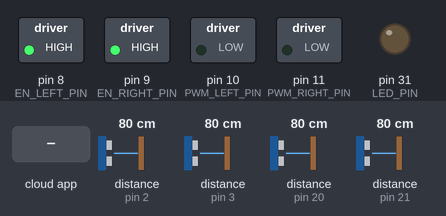
The sketch below on a simulated Arduino Mega 2560, built with avr-gcc and run on an emulated ATmega2560. Shown: switched loads named in the sketch (green lamp = pin HIGH), output pins drawn as LEDs (lit = HIGH). Wiring (inferred from the names in the program): 4 × range finder with pulse-width output: data pin 2 / data pin 3 / data pin 20 / data pin 21. The test bench sets the inputs (shaded band); at power-on: distance to the obstacle (sensors on pin 2, pin 3, pin 20, pin 21) 80 cm. The ROS host is connected and sends only what is stated.

Above: at 1.2 s.
1.3 s: the phone or cloud app sets lmotor to -100
At 1.9 s:
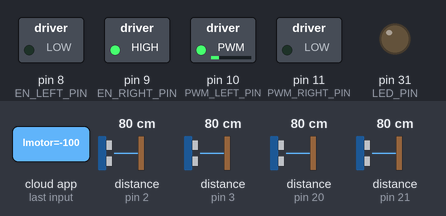
2.8 s: the phone or cloud app sets rmotor to -100
At 4.0 s:
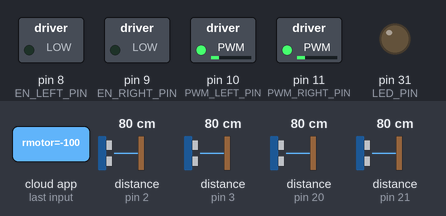
4.3 s: the phone or cloud app sets LEDsignal to 1
At 5.3 s:
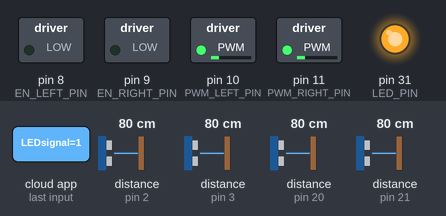
5.8 s: the phone or cloud app sets lmotor to 0
At 6.6 s:
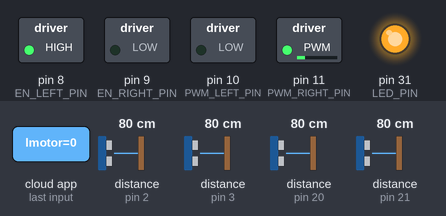
7.3 s: the phone or cloud app sets rmotor to 0
At 7.7 s:
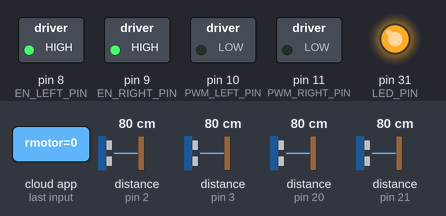
8.8 s: the phone or cloud app sets lmotor to 100
At 10.0 s:
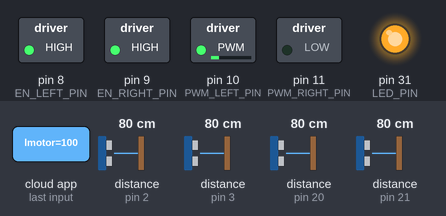
Timing chart, 0 to 11.3 s (numbered marks = the images above; inputs shaded):
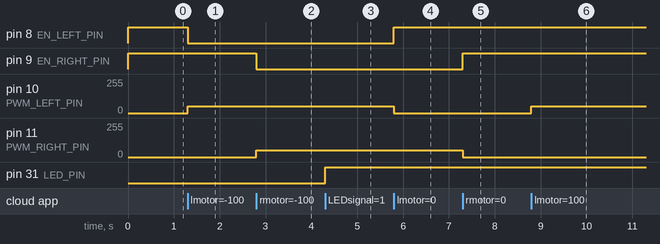

The sketch:

arduino_ROS_differential_drive1.ino
```cpp
//Created/Modified by:
//Author: Shymon Sumiyoshi
//Date Created: 2020-12-01
//Date Modified: 2021-04-14

//few parts of code from:
//https://playground.arduino.cc/Main/RotaryEncoders/ &
//https://howtomechatronics.com/tutorials/arduino/rotary-encoder-works-use-arduino/

//the following code is to setup an arduino node in ROS called /serial_node that subscribes
//to 3 topics (/lmotor, /rmotor, /LEDsignal) and publishes to 2 topics (/lwheel, /rwheel).
//It subscribes to the topics /lmotor and /rmotor from the differential_drive package
//that contain the left and right pwm signals, respectively, to be sent to the motor
//drivers. /serial_node also subscribes to the topic /LEDsignal that contains a boolean
//message to turn the robot's blue LED on or off depending on whether or not the
//robot has obtained the next way point. /serial_node publishes to the topics /lwheel
//and /rwheel that contain the encoder counts from the left and right wheel encoders
//with quadrature, respectively.

//NOTES: Ensure tires are properly inflated to minimize slippage between tire and hub


//***HARDWARE COMPONENT LIST AND DESCRIPTION:
//Arduino Board: Arduino Mega 2560 Rev3

//MOTOR: IG42 24VDC Geared Motor, item# TD-044-240
//with gear head (1:24): rated torque 8kg-cm, rated speed 246rpm, rated current < 2.1A
//stall torque ?103.2kg-cm?, stall current 13A, no load current < 0.5A

//MOTOR DRIVER: Cytron MD10C
//for brushed DC motor, motor voltage ranges from 5V to 30V (power), 3.3V and 5V logic level input
//maximum current up to 13A continuous and 30A peak (10 seconds)
//fully NMOS H-Bridge (no heat sink required), speed control PWM frequency up to 20KHz
//supports both locked-antiphase and sign-magnitude PWM operation
//6 connections for motor driver:
//Signal 1) Black: GND
//Signal 2) Red: PWM input for speed control
//Signal 3) Yellow: DIR direction control
//Power 4) POWER+ from battery
//Power 5) POWER- from battery
//Power 6) Motor Output A
//Power 7) Motor Output B

//ENCODER: (attached to motor) is 2 Channel Hall Effect Magnetic Encoder (incremental rotary encoder)
//5cpr without quadrature & gear ratio / with quadrature & gear ratio, 480cpr (= 5x4x24)
//6 wires coming from geared motor:
//Power 1) Black: -Motor
//Power 2) Red: +Motor
//Signal 3) Brown: Hall Sensor Vcc (use 5VDC but can be anywhere between 3.5-20VDC)
//Signal 4) Green: Hall Sensor GND
//Signal 5) Blue: Hall Sensor A Vout   //need 1K ohm pull up resistor here, but I'll use the arduino's internal pull-up resistor
//Signal 6) Purple: Hall Sensor B Vout //need 1K ohm pull up resistor here, but I'll use the arduino's internal pull-up resistor


#include "Arduino.h"
#include <ros.h>
#include <geometry_msgs/Twist.h>  //for subscribing to messages from the /lmotor and /rmotor topics
#include <std_msgs/Int16.h> //for publishing encoder count messages to the /lwheel & /rwheel topics
#include <std_msgs/Float32.h>
#include <std_msgs/Bool.h>  //for LED signal

//MOTOR CONSTANTS
//ROS program "teleop_twist_keyboard.py" default linear speed is 0.5m/s=19.685"/sec; wheel diameter is approx. 8.5" so 1 wheel revolution = 26.704"
//so (1sec/19.685")x(26.704"/rev)=1.357sec/rev
//and this is what I'll use to estimate what the MULTIPLIER_STRAIGHT_LEFTWHEEL and MULTIPLIER_STRAIGHT_RIGHTWHEEL values below should be
#define MULTIPLIER_STRAIGHT_LEFTWHEEL 10.4  //to change the value in "speed_left" from rad/s to the corresponding PWM value (0-255) so that the left wheel rotates at 1.357sec/rev
#define MULTIPLIER_STRAIGHT_RIGHTWHEEL 10.6 //to change the value in "speed_right" from rad/s to the corresponding PWM value (0-255) so that the right wheel rotates at 1.357sec/rev
//#define MULTIPLIER_TURN_RIGHTWHEEL 7.50
//#define MUTLIPLIER_TURN_LEFTWHEEL 6.00
//#define LOW_SPEED_LIMIT 50 //PWM low speed limit (possible values: 0-255)

#define HIGH_SPEED_LIMIT 50 //PWM high speed limit (possible values: 0-255) (for ROS differential_drive package, use 50)
//#define HIGH_SPEED_LIMIT 100 //PWM high speed limit (possible values: 0-255)

#define BAUD 57600 //default
//#define BAUD 115200
//#define BAUD 230400

//wheel_rad is the wheel radius in meters, wheel_sep is separation distance between the wheels in meters
//I measured wheel_rad=4.25"=0.10795m~0.108m (wheel diameter is approx. 8.5"), wheel_sep=24.75"=0.62865m~0.629m
//#define WHEEL_RAD 0.108
//#define WHEEL_SEP 0.625 //0.625m after I measured a second time

//MOTOR PINS
//for PWM pins, use the function analogWrite(pin,value) where "value" is the duty cycle: 0-255
//for Arduino Mega, PWM Pins are 2-13,44-46 / pwm frequency is 490Hz (except for pins 4 and 13, which are 980Hz)
#define EN_LEFT_PIN 8 //left motor forward enable pin; will output HIGH when left wheel is rotating forward and LOW when left wheel is rotating backward
#define PWM_LEFT_PIN 10 //left PWM pin
#define EN_RIGHT_PIN 9  //right motor forward enable pin; will output HIGH when right wheel is rotating forward and LOW when right wheel is rotating backward
#define PWM_RIGHT_PIN 11  //right PWM pin

//ENCODER PINS
//will use external interrupts and the function attachInterrupt(interrupt,ISR,mode) where "interrupt" is the number of the interrupt, "ISR" is the function to call, "mode" is the mode
//for Arduino Mega, the total 6 external interrupts are: interrupt0 (pin2), interrupt1 (pin3), interrupt2 (pin21), interrupt3 (pin20), interrupt4 (pin19), interrupt5 (pin18)
#define ENCODER_LEFT_A_PIN 2  //use blue wire from Left Encoder Hall Sensor A Vout (interrupt 0 (pin2) of Arduino Mega)
#define ENCODER_LEFT_B_PIN 3  //use purple wire from Left Encoder Hall Sensor B Vout (interrupt 1 (pin3) of Arduino Mega)
#define ENCODER_RIGHT_A_PIN 21 //use blue wire from Right Encoder Hall Sensor A Vout (interrupt 2 (pin21) of Arduino Mega)
#define ENCODER_RIGHT_B_PIN 20 //use purple wire from Right Encoder Hall Sensor B Vout (interrupt 3 (pin20) of Arduino Mega)

//LED PIN
#define LED_PIN 31

//set to HIGH for testing/debugging. set to LOW under normal operation to speed up program
//(any serial communication really slows down the program)
//bool serialEnable = LOW;


//MOTOR VARIABLES
//float speed_ang=0;  //speed_ang is the yaw speed (rotational speed about the z-axis) of the robot about its center of rotation in rad/s
//float speed_lin=0;  //speed_lin is the linear speed of the robot in m/s; it is along an axis that always points straight ahead of the robot and moves with the robot
float speed_left = 0; //speed_left is the rotational speed of the left wheel/motor in rad/s
float speed_right=0;  //speed_right is the rotational speed of the right wheel/motor in rad/s
//fyi: the value "(speed_lin -/+ (speed_ang*WHEEL_SEP/2))" represents the linear speed of the center of the left/right wheel, respectively, in m/s


//ENCODER VARIABLES
//note to self: could use "long" instead of "int" for lEncPos and rEncPos below; "long" stores a 32-bit or 4-byte value,
//which yields -2,147,483,648 to 2,147,483,647 (-2^31 to (2^31 - 1)). For 480cpr, this is approx 4,473,924.3 wheel revolutions = 2,147,483,647/480
//all variables used by interrupt ISR function should be global and volatile as per the website https://www.arduino.cc/reference/en/language/functions/external-interrupts/attachinterrupt/
volatile int lEncPos = 0;  //note: "int" here stores a 16-bit or 2-byte value, which yields -32,768 to 32,767 (-2^15 to (2^15 - 1)). For 480cpr, this is approx 68.3 wheel revolutions = 32,767/480
volatile bool lEncAStateCurrent;
volatile bool lEncAStateLast;
volatile bool lEncBStateCurrent;
volatile bool lEncBStateLast;

volatile int rEncPos = 0;  //note: "int" here stores a 16-bit or 2-byte value, which yields -32768 to 32,767 (-2^15 to (2^15 - 1)). For 480cpr, this is approx 68.26 revolutions = 32,767/480
volatile bool rEncAStateCurrent;
volatile bool rEncAStateLast;
volatile bool rEncBStateCurrent;
volatile bool rEncBStateLast;


//ROS VARIABLES & FUNCTIONS
std_msgs::Int16 lwheel_msg;
std_msgs::Int16 rwheel_msg;

//create ROS node called "nh"; although in rqt_graph, it's listed as "/serial_node"
ros::NodeHandle nh;

//create a publisher called "lwheel_publisher", for the node nh, that publishes a "lwheel_msg" message of type Int16 variable to the "lwheel" topic
ros::Publisher lwheel_pub("lwheel", &lwheel_msg);
//create a publisher called "rwheel_publisher", for the node nh, that publishes a "rwheel_msg" message of type Int16 variable to the "rwheel" topic
ros::Publisher rwheel_pub("rwheel", &rwheel_msg);

//function called by motor_subscriber
void process_lmotor( const std_msgs::Float32& lmotor_msg ){
  speed_left = lmotor_msg.data;
}

void process_rmotor( const std_msgs::Float32& rmotor_msg ){
  speed_right = rmotor_msg.data;
}

//create a subscriber called "motor_subscriber" for the node nh, which subscribes to the
//"cmd_vel" topic and calls the function above "process_speeds" to process the Twist message
//read on the "cmd_vel" topic
ros::Subscriber<std_msgs::Float32> lmotor_sub( "lmotor", &process_lmotor );
ros::Subscriber<std_msgs::Float32> rmotor_sub( "rmotor", &process_rmotor );

//function called by LED_subscriber
void process_LED( const std_msgs::Bool& LED_msg ){
  if(LED_msg.data == HIGH){
    digitalWrite(LED_PIN, HIGH);
  }
  else{
    digitalWrite(LED_PIN, LOW);
  }
}

ros::Subscriber<std_msgs::Bool> LED_sub( "LEDsignal", &process_LED );


//arduino FUNCTION DECLARATIONS for MOTORS
void motors_init();
void motorLeft(float lspeed);
void motorRight(float rspeed);

//arduino FUNCTION DECLARATIONS for ENCODERS
//void serialReset();  //for testing/debugging
//void serialPrintBothPos(int lEncPos, int rEncPos);  //for testing/debugging
void encoders_init();
void lEncA_ISR();
void lEncB_ISR();
void rEncA_ISR();
void rEncB_ISR();


//arduino FUNCTION DEFINITIONS for MOTORS
void motors_init(){
  pinMode(EN_LEFT_PIN, OUTPUT);
  pinMode(PWM_LEFT_PIN, OUTPUT);
  pinMode(EN_RIGHT_PIN, OUTPUT);
  pinMode(PWM_RIGHT_PIN, OUTPUT);

  digitalWrite(EN_LEFT_PIN, LOW);
  digitalWrite(PWM_LEFT_PIN, LOW);
  digitalWrite(EN_RIGHT_PIN, LOW);
  digitalWrite(PWM_RIGHT_PIN, LOW);
}

void motorLeft(float lspeed){ //lspeed is the PWM value (0-255) to give to the left motor driver unless its value is >= the HIGH_SPEED_LIMIT PWM value
 if (lspeed >= 0){
   digitalWrite(EN_LEFT_PIN, HIGH);

   if(lspeed < HIGH_SPEED_LIMIT){
    analogWrite(PWM_LEFT_PIN, lspeed);
   }
   else{
    analogWrite(PWM_LEFT_PIN, HIGH_SPEED_LIMIT);
   }
 }
 else{
   digitalWrite(EN_LEFT_PIN, LOW);

   if(abs(lspeed) < HIGH_SPEED_LIMIT){
    analogWrite(PWM_LEFT_PIN, abs(lspeed));
   }
   else{
    analogWrite(PWM_LEFT_PIN, HIGH_SPEED_LIMIT);
   }
 }
}

void motorRight(float rspeed){ //rspeed is the PWM value (0-255) to give to the right motor driver unless its value is >= the HIGH_SPEED_LIMIT PWM value
 if (rspeed >= 0){
   digitalWrite(EN_RIGHT_PIN, HIGH);

   if(rspeed < HIGH_SPEED_LIMIT){
    analogWrite(PWM_RIGHT_PIN, rspeed);
   }
   else{
    analogWrite(PWM_RIGHT_PIN, HIGH_SPEED_LIMIT);
   }
 }
 else{
   digitalWrite(EN_RIGHT_PIN, LOW);

   if(abs(rspeed) < HIGH_SPEED_LIMIT){
    analogWrite(PWM_RIGHT_PIN, abs(rspeed));
   }
   else{
    analogWrite(PWM_RIGHT_PIN, HIGH_SPEED_LIMIT);
   }
 }
}


//arduino FUNCTION DEFINITIONS for ENCODERS
//***encoder interrupt function definitions at very bottom of code
/*void serialReset(){//create a publisher called "lwheel_publisher" that publishes a "lwheel_msg" message of type Int16 variable to the "/lwheel" topic
  if(Serial.read() == 'r') {
    lEncPos = 0;
    rEncPos = 0;
    Serial.println("Left and Right Positions Reset to Zero");
  }
}

//***NOTE TO SELF: minimize using Serial.print() since it takes many compute cycles & slows down everything
void serialPrintBothPos(int lEncPos, int rEncPos){
  Serial.print("Left: ");
  Serial.print(lEncPos);
  Serial.print(",   Right: ");
  Serial.println(rEncPos);
}*/

void encoders_init(){
  pinMode(ENCODER_LEFT_A_PIN, INPUT_PULLUP);  //set pin as input and turn on pull-up resistor (Signal needs pull-up resistor)
  pinMode(ENCODER_LEFT_B_PIN, INPUT_PULLUP);  //set pin as input and turn on pull-up resistor (Signal needs pull-up resistor)
  pinMode(ENCODER_RIGHT_A_PIN, INPUT_PULLUP); //set pin as input and turn on pull-up resistor (Signal needs pull-up resistor)
  pinMode(ENCODER_RIGHT_B_PIN, INPUT_PULLUP); //set pin as input and turn on pull-up resistor (Signal needs pull-up resistor)

  attachInterrupt(digitalPinToInterrupt(ENCODER_LEFT_A_PIN), lEncA_ISR, CHANGE); //setting up interrupt for left encoder A (interrupt 0 (pin 2))
  attachInterrupt(digitalPinToInterrupt(ENCODER_LEFT_B_PIN), lEncB_ISR, CHANGE); //setting up interrupt for left encoder B (interrupt 1 (pin 3))
  attachInterrupt(digitalPinToInterrupt(ENCODER_RIGHT_A_PIN), rEncA_ISR, CHANGE); //setting up interrupt for right encoder A (interrupt 2 (pin 21))
  attachInterrupt(digitalPinToInterrupt(ENCODER_RIGHT_B_PIN), rEncB_ISR, CHANGE); //setting up interrupt for right encoder B (interrupt 3 (pin 20))

  lEncAStateLast = digitalRead(ENCODER_LEFT_A_PIN);
  lEncBStateLast = digitalRead(ENCODER_LEFT_B_PIN);
  rEncAStateLast = digitalRead(ENCODER_RIGHT_A_PIN);
  rEncBStateLast = digitalRead(ENCODER_RIGHT_B_PIN);
}


void setup(){
  motors_init();  //initialize the needed motor pins

  nh.getHardware()->setBaud(BAUD);
  nh.initNode();  //initialize node nh created way above
  nh.advertise(lwheel_pub); //publish the left encoder count to the topic "lwheel"
  nh.advertise(rwheel_pub); //publish the right encoder count to the topic "rwheel"
  nh.subscribe(lmotor_sub); //get the node nh to start subscribing to the "cmd_vel" topic
  nh.subscribe(rmotor_sub);

  encoders_init();  //initialize the needed encoder pins and variables

  pinMode(LED_PIN, OUTPUT);
  digitalWrite(LED_PIN, LOW);
  nh.subscribe(LED_sub);

/*  if(serialEnable == HIGH){
    Serial.begin(9600);
  }*/
}


void loop(){
/*  if(serialEnable == HIGH){
    if (Serial.available() > 0) {
      serialReset();
    }
  }*/

  motorLeft(speed_left);
  motorRight(speed_right);

//  motorLeft(MULTIPLIER_STRAIGHT_LEFTWHEEL*speed_left);
//  motorRight(MULTIPLIER_STRAIGHT_RIGHTWHEEL*speed_right);


  nh.spinOnce(); //check for incoming ROS messages
}


//Interrupt Service Routines (ISRs) for encoders:

//following ISR function called whenever there is a CHANGE: HIGH-->LOW or LOW-->HIGH transition of LEFT wheel encoder A signal
void lEncA_ISR(){
  lEncAStateCurrent = digitalRead(ENCODER_LEFT_A_PIN);

  //compare LEFT wheel A and B signals; if they are DIFFERENT then LEFT wheel has moved FORWARD (CCW looking at left wheel shaft)
  if (lEncAStateCurrent != lEncBStateCurrent) {
    lEncPos++;
  }
  else {
    lEncPos--;
  }
  lwheel_msg.data = lEncPos;
  lwheel_pub.publish(&lwheel_msg);

  lEncAStateLast = lEncAStateCurrent;
}

//following ISR function called whenever there is a CHANGE: HIGH-->LOW or LOW-->HIGH transition of LEFT wheel encoder B signal
void lEncB_ISR(){
  lEncBStateCurrent = digitalRead(ENCODER_LEFT_B_PIN);

  //compare LEFT wheel A and B signals; if they are the SAME then LEFT wheel has moved FORWARD (CCW looking at left wheel shaft)
  if (lEncAStateCurrent == lEncBStateCurrent) {
    lEncPos++;
  }
  else {
    lEncPos--;
  }

  //commenting out the 2 lines below because the serial connection at 57600 baud to my slow laptop
  //with a publish buffer size of 512 bytes is too slow so I only publish on the A signal change, not the B signal change
  //NOTE TO SELF: try with faster laptop and faster serial connection baud rate. You will know if the baud rate is too slow
  //and/or you are publishing too often if you get a an error like "wrong checksum for topic id and msg" in the terminal
  //running the arduino ROS launch file.

  //lwheel_msg.data = lEncPos;
  //lwheel_pub.publish(&lwheel_msg);

  lEncBStateLast = lEncBStateCurrent;
}

//following ISR function called whenever there is a CHANGE: HIGH-->LOW or LOW-->HIGH transition of RIGHT wheel encoder A signal
void rEncA_ISR(){
  rEncAStateCurrent = digitalRead(ENCODER_RIGHT_A_PIN);

  //compare RIGHT wheel A and B signals; if they are DIFFERENT then RIGHT wheel has moved BACKWARD (CCW looking at left wheel shaft)
  if (rEncAStateCurrent != rEncBStateCurrent) {
    rEncPos--;
  }
  else {
    rEncPos++;
  }
  rwheel_msg.data = rEncPos;
  rwheel_pub.publish(&rwheel_msg);

  rEncAStateLast = rEncAStateCurrent;
}

//following ISR function called whenever there is a CHANGE: HIGH-->LOW or LOW-->HIGH transition of RIGHT wheel encoder B signal
void rEncB_ISR(){
  rEncBStateCurrent = digitalRead(ENCODER_RIGHT_B_PIN);

  //compare RIGHT wheel A and B signals; if they are the SAME then RIGHT wheel has moved BACKWARD (CCW looking at left wheel shaft)
  if (rEncAStateCurrent == rEncBStateCurrent) {
    rEncPos--;
  }
  else {
    rEncPos++;
  }

  //commenting out the 2 lines below because the serial connection at 57600 baud to my slow laptop
  //with a publish buffer size of 512 bytes is too slow so I only publish on the A signal change, not the B signal change
  //NOTE TO SELF: try with faster laptop and faster serial connection baud rate. You will know if the baud rate is too slow
  //and/or you are publishing too often if you get a an error like "wrong checksum for topic id and msg" in the terminal
  //running the arduino ROS launch file.

  //rwheel_msg.data = rEncPos;
  //rwheel_pub.publish(&rwheel_msg);

  rEncBStateLast = rEncBStateCurrent;
}
```

Measured:
- after the input at 1.3 s, pin 8 (EN_LEFT_PIN): HIGH → LOW at once; pin 10 (PWM_LEFT_PIN): 0/255 → 50/255 at once
- after the input at 2.8 s, pin 9 (EN_RIGHT_PIN): HIGH → LOW at once; pin 11 (PWM_RIGHT_PIN): 0/255 → 50/255 at once
- after the input at 4.3 s, pin 31 (LED_PIN): LOW → HIGH at once
- after the input at 5.8 s, pin 8 (EN_LEFT_PIN): LOW → HIGH at once; pin 10 (PWM_LEFT_PIN): 50/255 → 0/255 at once
- after the input at 7.3 s, pin 9 (EN_RIGHT_PIN): LOW → HIGH at once; pin 11 (PWM_RIGHT_PIN): 50/255 → 0/255 at once
- after the input at 8.8 s, pin 10 (PWM_LEFT_PIN): 0/255 → 50/255 at once
